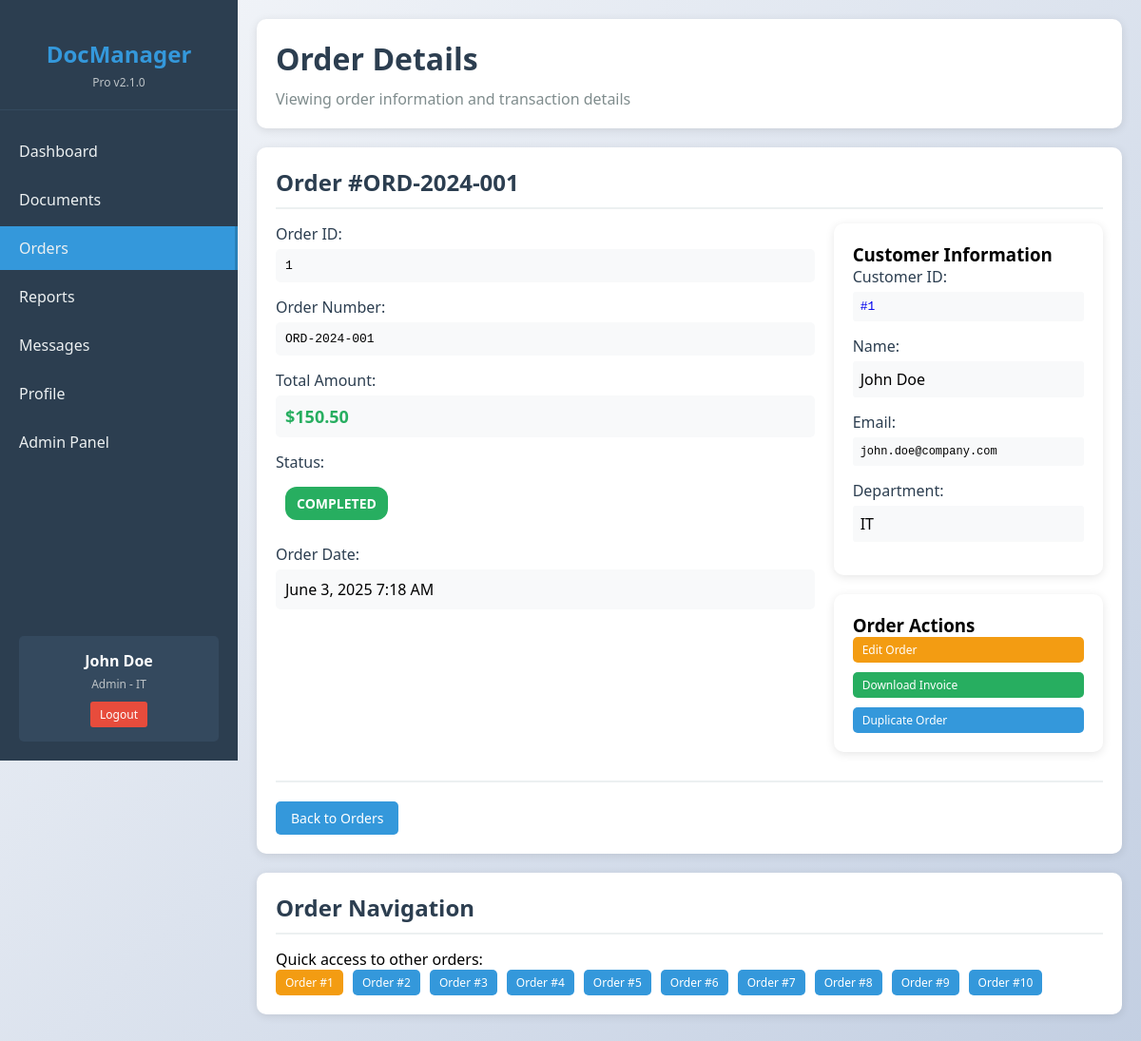
The app's page /view_order.php?id=1 (signed in) with its own data.
### tables this page shows
CREATE TABLE users (
    id INT AUTO_INCREMENT PRIMARY KEY,
    username VARCHAR(50) UNIQUE NOT NULL,
    password VARCHAR(255) NOT NULL,
    email VARCHAR(100) NOT NULL,
    first_name VARCHAR(50) NOT NULL,
    last_name VARCHAR(50) NOT NULL,
    role ENUM('admin', 'manager', 'employee') DEFAULT 'employee',
    department VARCHAR(50),
    created_at TIMESTAMP DEFAULT CURRENT_TIMESTAMP
);

CREATE TABLE orders (
    id INT AUTO_INCREMENT PRIMARY KEY,
    user_id INT NOT NULL,
    order_number VARCHAR(50) UNIQUE NOT NULL,
    total_amount DECIMAL(10,2) NOT NULL,
    status ENUM('pending', 'processing', 'completed', 'cancelled') DEFAULT 'pending',
    order_date TIMESTAMP DEFAULT CURRENT_TIMESTAMP,
    FOREIGN KEY (user_id) REFERENCES users(id)
);

### config.php (called while the page is built)
<?php
$config = [
    'database' => [
        'host' => 'database',
        'user' => 'webuser',
        'pass' => 'WebPass123',
        'name' => 'docmanager',
    ],
    'app' => [
        'name' => 'DocManager Pro',
        'version' => '2.1.0',
        'upload_path' => '/var/www/html/uploads/',
        'max_file_size' => 10485760,
    ],
    'security' => [
        'session_lifetime' => 3600,
        'password_hash' => false,
    ]
];

### auth.php (called while the page is built, shortened)
<?php
require_once 'config.php';
class Auth {
    public function __construct() {
        global $config;
        $this->db = new mysqli(
            $config['database']['host'],
            $config['database']['user'],
            $config['database']['pass'],
            $config['database']['name']
        );
    }
    public function isLoggedIn() {
        return isset($_SESSION['user_id']) && isset($_SESSION['login_time']);
    }
    public function getCurrentUser() {
        if ($this->isLoggedIn()) {
            return [
                'id' => $_SESSION['user_id'],
                'username' => $_SESSION['username'],
                'email' => $_SESSION['email'],
                'first_name' => $_SESSION['first_name'],
                'last_name' => $_SESSION['last_name'],
                'role' => $_SESSION['role'],
                'department' => $_SESSION['department']
            ];
        }
        return null;
    }
}
function requireLogin() {
    $auth = new Auth();
    return $auth->getCurrentUser();
}

### view_order.php (the view, shortened to what this page needs)
<?php
require_once 'auth.php';
$user = requireLogin();
require_once 'config.php';
$db = new mysqli($config['database']['host'], $config['database']['user'], $config['database']['pass'], $config['database']['name']);
$order_id = $_GET['id'] ?? 0;
$stmt = $db->prepare("SELECT * FROM orders WHERE id = ?");
$stmt->bind_param("i", $order_id);
$stmt->execute();
$result = $stmt->get_result();
$order = $result->fetch_assoc();
$customer_stmt = $db->prepare("SELECT first_name, last_name, email, department FROM users WHERE id = ?");
$customer_stmt->bind_param("i", $order['user_id']);
$customer_stmt->execute();
$customer_result = $customer_stmt->get_result();
$customer = $customer_result->fetch_assoc();
?>
<!DOCTYPE html>
<html lang="en">
<head>
    <link rel="stylesheet" href="style.css">
</head>
<body>
    <div class="container">
        <div class="sidebar">
            <div class="logo">
                <h2>DocManager</h2>
                <p>Pro v2.1.0</p>
            </div>
            <nav>
                <ul>
                    <li><a href="dashboard.php">Dashboard</a></li>
                    <li><a href="documents.php">Documents</a></li>
                    <li><a href="orders.php" class="active">Orders</a></li>
                    <li><a href="reports.php">Reports</a></li>
                    <li><a href="messages.php">Messages</a></li>
                    <li><a href="profile.php">Profile</a></li>
                    <?php if ($user['role'] === 'admin'): ?>
                    <li><a href="admin.php">Admin Panel</a></li>
                    <?php endif; ?>
                </ul>
            </nav>
            <div class="user-info">
                <div class="name"><?php echo htmlspecialchars($user['first_name'] . ' ' . $user['last_name']); ?></div>
                <div class="role"><?php echo ucfirst($user['role']); ?> - <?php echo htmlspecialchars($user['department']); ?></div>
                <a href="logout.php" class="logout">Logout</a>
            </div>
        </div>
        <div class="main-content">
            <div class="header">
                <h1>Order Details</h1>
                <p>Viewing order information and transaction details</p>
            </div>
            <div class="card">
                <h2>Order #<?php echo htmlspecialchars($order['order_number']); ?></h2>
                <div class="grid" style="grid-template-columns: 2fr 1fr;">
                    <div>
                        <div class="form-group">
                            <label>Order ID:</label>
                            <div style="padding: 10px; background: #f8f9fa; border-radius: 5px; font-family: monospace;">
                                <?php echo htmlspecialchars($order['id']); ?>
                            </div>
                        </div>
                        <div class="form-group">
                            <label>Order Number:</label>
                            <div style="padding: 10px; background: #f8f9fa; border-radius: 5px; font-family: monospace;">
                                <?php echo htmlspecialchars($order['order_number']); ?>
                            </div>
                        </div>
                        <div class="form-group">
                            <label>Total Amount:</label>
                            <div style="padding: 10px; background: #f8f9fa; border-radius: 5px; font-size: 18px; font-weight: bold; color: #27ae60;">
                                $<?php echo number_format($order['total_amount'], 2); ?>
                            </div>
                        </div>
                        <div class="form-group">
                            <label>Status:</label>
                            <div style="padding: 10px;">
                                <span class="badge badge-<?php
                                    echo $order['status'] === 'completed' ? 'success' :
                                         ($order['status'] === 'processing' ? 'warning' :
                                         ($order['status'] === 'cancelled' ? 'danger' : 'info'));
                                ?>" style="font-size: 14px; padding: 8px 12px;">
                                    <?php echo strtoupper($order['status']); ?>
                                </span>
                            </div>
                        </div>
                        <div class="form-group">
                            <label>Order Date:</label>
                            <div style="padding: 10px; background: #f8f9fa; border-radius: 5px;">
                                <?php echo date('F j, Y g:i A', strtotime($order['order_date'])); ?>
                            </div>
                        </div>
                    </div>
                    <div>
                        <div class="card" style="margin: 0;">
                            <h3>Customer Information</h3>
                            <div class="form-group">
                                <label>Customer ID:</label>
                                <div style="padding: 8px; background: #f8f9fa; border-radius: 3px; font-family: monospace;">
                                    <a href="view_profile.php?id=<?php echo $order['user_id']; ?>" style="text-decoration: none;">
                                        #<?php echo $order['user_id']; ?>
                                    </a>
                                </div>
                            </div>
                            <div class="form-group">
                                <label>Name:</label>
                                <div style="padding: 8px; background: #f8f9fa; border-radius: 3px;">
                                    <?php echo htmlspecialchars($customer['first_name'] . ' ' . $customer['last_name']); ?>
                                </div>
                            </div>
                            <div class="form-group">
                                <label>Email:</label>
                                <div style="padding: 8px; background: #f8f9fa; border-radius: 3px; font-family: monospace; font-size: 12px;">
                                    <?php echo htmlspecialchars($customer['email']); ?>
                                </div>
                            </div>
                            <div class="form-group">
                                <label>Department:</label>
                                <div style="padding: 8px; background: #f8f9fa; border-radius: 3px;">
                                    <?php echo htmlspecialchars($customer['department']); ?>
                                </div>
                            </div>
                        </div>
                        <div class="card" style="margin: 20px 0 0 0;">
                            <h3>Order Actions</h3>
                            <div style="display: flex; flex-direction: column; gap: 10px;">
                                <?php if ($order['user_id'] == $user['id'] || $user['role'] === 'admin'): ?>
                                    <a href="edit_order.php?id=<?php echo $order['id']; ?>" class="btn btn-warning btn-sm">Edit Order</a>
                                <?php endif; ?>
                                <a href="download_invoice.php?order_id=<?php echo $order['id']; ?>" class="btn btn-success btn-sm">Download Invoice</a>
                                <a href="duplicate_order.php?id=<?php echo $order['id']; ?>" class="btn btn-sm">Duplicate Order</a>
                            </div>
                        </div>
                    </div>
                </div>
                <div style="margin-top: 30px; padding-top: 20px; border-top: 2px solid #ecf0f1;">
                    <a href="orders.php" class="btn">Back to Orders</a>
                </div>
            </div>
            <div class="card">
                <h2>Order Navigation</h2>
                <p>Quick access to other orders:</p>
                <div style="display: flex; gap: 10px; flex-wrap: wrap;">
                    <?php for ($i = 1; $i <= 10; $i++): ?>
                        <a href="view_order.php?id=<?php echo $i; ?>"
                           class="btn btn-sm <?php echo $i == $order_id ? 'btn-warning' : ''; ?>">
                            Order #<?php echo $i; ?>
                        </a>
                    <?php endfor; ?>
                </div>
            </div>
        </div>
    </div>
</body>
</html>

### style.css (style rules this page uses)
* { margin: 0; padding: 0; box-sizing: border-box; }
body { font-family: 'Segoe UI', Tahoma, Geneva, Verdana, sans-serif; background: linear-gradient(135deg, #f5f7fa 0%, #c3cfe2 100%); min-height: 100vh; }
.container { display: flex; min-height: 100vh; }
.sidebar { width: 250px; background: #2c3e50; color: white; padding: 20px 0; position: fixed; height: 100vh; overflow-y: auto; }
.sidebar .logo { text-align: center; padding: 20px; border-bottom: 1px solid #34495e; margin-bottom: 20px; }
.sidebar .logo h2 { color: #3498db; font-size: 24px; margin-bottom: 5px; }
.sidebar .logo p { color: #bdc3c7; font-size: 12px; }
.sidebar nav ul { list-style: none; }
.sidebar nav ul li { margin: 5px 0; }
.sidebar nav ul li a { display: block; padding: 12px 20px; color: #ecf0f1; text-decoration: none; transition: all 0.3s; }
.sidebar nav ul li a:hover, .sidebar nav ul li a.active { background: #3498db; border-right: 3px solid #2980b9; }
.sidebar .user-info { position: absolute; bottom: 20px; left: 20px; right: 20px; padding: 15px; background: #34495e; border-radius: 5px; text-align: center; }
.sidebar .user-info .name { font-weight: bold; margin-bottom: 5px; }
.sidebar .user-info .role { font-size: 12px; color: #bdc3c7; margin-bottom: 10px; }
.sidebar .user-info .logout { display: inline-block; padding: 5px 10px; background: #e74c3c; color: white; text-decoration: none; border-radius: 3px; font-size: 12px; transition: background-color 0.3s; }
.main-content { margin-left: 250px; padding: 20px; flex: 1; }
.header { background: white; padding: 20px; border-radius: 10px; box-shadow: 0 2px 10px rgba(0,0,0,0.1); margin-bottom: 20px; }
.header h1 { color: #2c3e50; margin-bottom: 10px; }
.header p { color: #7f8c8d; }
.card { background: white; border-radius: 10px; box-shadow: 0 2px 10px rgba(0,0,0,0.1); padding: 20px; margin-bottom: 20px; }
.card h2 { color: #2c3e50; margin-bottom: 15px; border-bottom: 2px solid #ecf0f1; padding-bottom: 10px; }
.grid { display: grid; grid-template-columns: repeat(auto-fit, minmax(300px, 1fr)); gap: 20px; }
.btn { display: inline-block; padding: 8px 16px; background: #3498db; color: white; text-decoration: none; border-radius: 5px; border: none; cursor: pointer; font-size: 14px; transition: background-color 0.3s; }
.btn-sm { padding: 5px 10px; font-size: 12px; }
.btn-success { background: #27ae60; }
.btn-warning { background: #f39c12; }
.form-group { margin-bottom: 15px; }
.form-group label { display: block; margin-bottom: 5px; color: #2c3e50; font-weight: 500; }
.badge { display: inline-block; padding: 3px 8px; border-radius: 12px; font-size: 12px; font-weight: bold; }
.badge-success { background: #27ae60; color: white; }

### records on screen
users: first_name+last_name "John Doe", department "IT", email "john.doe@company.com"
orders: order_number "ORD-2024-001", id "1", total_amount "150.50", status "COMPLETED", order_date "June 3, 2025 7:18 AM", user "1"

### other values on screen
$user['role'] "Admin"
